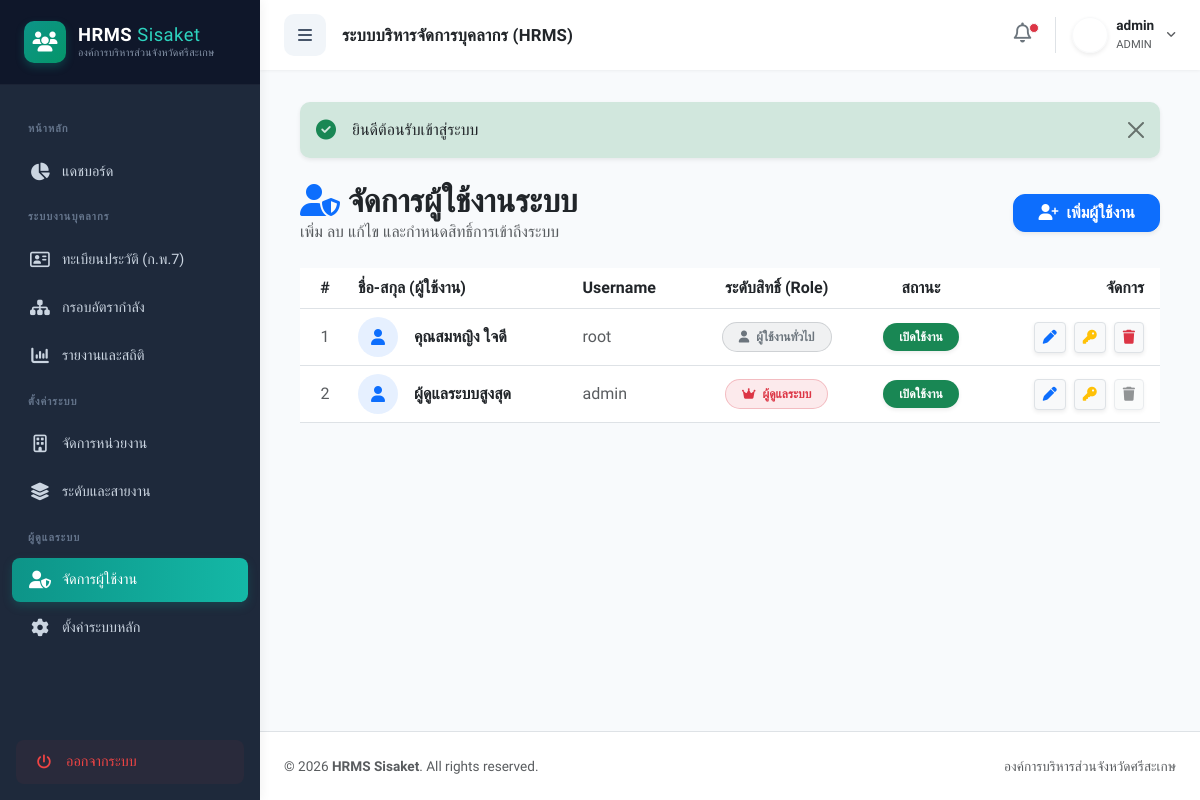
The page /index.php?action=users (signed in) on the database its author committed.
### tables this page shows
CREATE TABLE `users` (
  `id` int(11) NOT NULL,
  `username` varchar(50) NOT NULL,
  `password` varchar(255) NOT NULL,
  `full_name` varchar(100) NOT NULL,
  `role` enum('admin','hr','user') DEFAULT 'user',
  `is_active` enum('0','1') DEFAULT '1',
  `created_at` timestamp NOT NULL DEFAULT current_timestamp()
);

### controllers/UserController.php (called while the page is built, shortened)
<?php
require_once 'models/User.php';
class UserController {
    private $db;
    public function __construct($db) {
        $this->db = $db;
    }
    public function index() {
        $userModel = new User($this->db);
        $users = $userModel->readAll()->fetchAll(PDO::FETCH_ASSOC);
        require_once 'views/user/index.php';
    }
}
?>

### models/User.php (called while the page is built, shortened)
<?php
class User {
    private $conn;
    private $table_name = "users";
    public function __construct($db) {
        $this->conn = $db;
    }
    public function readAll() {
        $query = "SELECT id, username, full_name, role, is_active, created_at
                  FROM " . $this->table_name . "
                  ORDER BY created_at DESC";
        $stmt = $this->conn->prepare($query);
        $stmt->execute();
        return $stmt;
    }
}
?>

### views/user/index.php (the view, shortened to what this page needs)
<?php include 'views/layout/header.php'; ?>
<div class="d-flex justify-content-between align-items-center mb-4">
    <div>
        <h2 class="fw-bold mb-0 text-dark"><i class="fa-solid fa-user-shield text-primary me-2"></i>จัดการผู้ใช้งานระบบ</h2>
        <p class="text-muted mb-0">เพิ่ม ลบ แก้ไข และกำหนดสิทธิ์การเข้าถึงระบบ</p>
    </div>
    <button class="btn btn-primary fw-semibold shadow-sm px-4" style="border-radius: 0.75rem;" data-bs-toggle="modal" data-bs-target="#addUserModal">
        <i class="fa-solid fa-user-plus me-1"></i> เพิ่มผู้ใช้งาน
    </button>
</div>
<div class="modern-card">
    <div class="table-responsive">
        <table class="table table-hover align-middle mb-0">
            <thead class="bg-light">
                <tr>
                    <th width="50" class="text-center">#</th>
                    <th>ชื่อ-สกุล (ผู้ใช้งาน)</th>
                    <th>Username</th>
                    <th class="text-center">ระดับสิทธิ์ (Role)</th>
                    <th class="text-center">สถานะ</th>
                    <th class="text-end pe-3">จัดการ</th>
                </tr>
            </thead>
            <tbody>
                <?php $i = 1; foreach($users as $user): ?>
                <tr>
                    <td class="text-center text-muted"><?= $i++; ?></td>
                    <td>
                        <div class="d-flex align-items-center">
                            <div class="bg-primary bg-opacity-10 text-primary rounded-circle d-flex justify-content-center align-items-center me-3" style="width: 40px; height: 40px;">
                                <i class="fa-solid fa-user"></i>
                            </div>
                            <span class="fw-bold text-dark"><?= $user['full_name']; ?></span>
                        </div>
                    </td>
                    <td class="text-muted fw-medium"><?= $user['username']; ?></td>
                    <td class="text-center">
                        <?php if($user['role'] == 'admin'): ?>
                            <span class="badge bg-danger bg-opacity-10 text-danger border border-danger border-opacity-25 px-3 py-2 rounded-pill"><i class="fa-solid fa-crown me-1"></i> ผู้ดูแลระบบ</span>
                        <?php elseif($user['role'] == 'hr'): ?>
                            <span class="badge bg-info bg-opacity-10 text-info border border-info border-opacity-25 px-3 py-2 rounded-pill"><i class="fa-solid fa-users-gear me-1"></i> เจ้าหน้าที่ HR</span>
                        <?php else: ?>
                            <span class="badge bg-secondary bg-opacity-10 text-secondary border border-secondary border-opacity-25 px-3 py-2 rounded-pill"><i class="fa-solid fa-user me-1"></i> ผู้ใช้งานทั่วไป</span>
                        <?php endif; ?>
                    </td>
                    <td class="text-center">
                        <?php if($user['is_active'] == '1'): ?>
                            <a href="index.php?action=user_toggle&id=<?= $user['id']; ?>&status=0" class="badge bg-success text-decoration-none px-3 py-2 rounded-pill shadow-sm" title="คลิกเพื่อระงับการใช้งาน">เปิดใช้งาน</a>
                        <?php else: ?>
                            <a href="index.php?action=user_toggle&id=<?= $user['id']; ?>&status=1" class="badge bg-secondary text-decoration-none px-3 py-2 rounded-pill shadow-sm" title="คลิกเพื่อเปิดการใช้งาน">ระงับใช้งาน</a>
                        <?php endif; ?>
                    </td>
                    <td class="text-end pe-3">
                        <button class="btn btn-sm btn-light text-primary border shadow-sm me-1" data-bs-toggle="modal" data-bs-target="#editUserModal<?= $user['id']; ?>" title="แก้ไขข้อมูล">
                            <i class="fa-solid fa-pen"></i>
                        </button>
                        <button class="btn btn-sm btn-light text-warning border shadow-sm me-1" data-bs-toggle="modal" data-bs-target="#resetPwdModal<?= $user['id']; ?>" title="รีเซ็ตรหัสผ่าน">
                            <i class="fa-solid fa-key"></i>
                        </button>
                        <?php if($_SESSION['user_id'] != $user['id']):  ?>
                        <a href="index.php?action=user_delete&id=<?= $user['id']; ?>" class="btn btn-sm btn-light text-danger border shadow-sm" onclick="return confirm('ยืนยันการลบผู้ใช้งาน <?= $user['full_name']; ?> ออกจากระบบอย่างถาวร?');" title="ลบผู้ใช้">
                            <i class="fa-solid fa-trash"></i>
                        </a>
                        <?php else: ?>
                        <button class="btn btn-sm btn-light text-muted border shadow-sm" disabled title="ไม่สามารถลบตัวเองได้"><i class="fa-solid fa-trash"></i></button>
                        <?php endif; ?>
                    </td>
                </tr>
                <?php endforeach; ?>
            </tbody>
        </table>
    </div>
</div>
<?php include 'views/layout/footer.php'; ?>

### views/layout/header.php (style rules this page uses)
:root { --primary: #0d9488; --primary-hover: #0f766e; --sidebar-bg: #1e293b; --sidebar-text: #cbd5e1; --sidebar-width: 260px; --sidebar-collapsed-width: 76px; --topbar-height: 70px; --bg-light: #f8fafc; --transition-speed: 0.3s; }
body { font-family: 'Prompt', sans-serif; background-color: var(--bg-light); color: #334155; overflow-x: hidden; }

### rows shown on the page
users: full_name "คุณสมหญิง ใจดี", username "root", role "user" (drawn)
users: full_name "ผู้ดูแลระบบสูงสุด", username "admin", role "admin" (drawn)

### other values the page prints
$_SESSION['username'] "admin"
$_SESSION['role'] "ADMIN"
$_SESSION['message'] "ยินดีต้อนรับเข้าสู่ระบบ"
